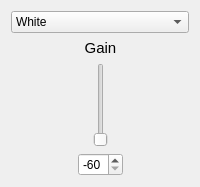
                <widget class="QWidget" name="page_2L_noise">
                 <layout class="QVBoxLayout" name="verticalLayout_3">
                  <item>
                   <layout class="QGridLayout" name="gridLayout_12">
                    <item row="0" column="0" colspan="3">
                     <widget class="QComboBox" name="comboBox_noise_2L_name">
                      <item>
                       <property name="text">
                        <string>White</string>
                       </property>
                      </item>
                      <item>
                       <property name="text">
                        <string>Pink</string>
                       </property>
                      </item>
                      <item>
                       <property name="text">
                        <string>Brown</string>
                       </property>
                      </item>
                      <item>
                       <property name="text">
                        <string>Speachlike</string>
                       </property>
                      </item>
                     </widget>
                    </item>
                    <item row="2" column="2">
                     <spacer name="horizontalSpacer_18">
                      <property name="orientation">
                       <enum>Qt::Horizontal</enum>
                      </property>
                      <property name="sizeHint" stdset="0">
                       <size>
                        <width>28</width>
                        <height>20</height>
                       </size>
                      </property>
                     </spacer>
                    </item>
                    <item row="2" column="0">
                     <spacer name="horizontalSpacer_17">
                      <property name="orientation">
                       <enum>Qt::Horizontal</enum>
                      </property>
                      <property name="sizeHint" stdset="0">
                       <size>
                        <width>28</width>
                        <height>20</height>
                       </size>
                      </property>
                     </spacer>
                    </item>
                    <item row="2" column="1" alignment="Qt::AlignHCenter">
                     <widget class="QSlider" name="verticalSlider_2L_noise_Gain">
                      <property name="sizePolicy">
                       <sizepolicy hsizetype="Expanding" vsizetype="Expanding">
                        <horstretch>0</horstretch>
                        <verstretch>0</verstretch>
                       </sizepolicy>
                      </property>
                      <property name="minimum">
                       <number>-60</number>
                      </property>
                      <property name="maximum">
                       <number>20</number>
                      </property>
                      <property name="sliderPosition">
                       <number>-60</number>
                      </property>
                      <property name="orientation">
                       <enum>Qt::Vertical</enum>
                      </property>
                     </widget>
                    </item>
                    <item row="1" column="1">
                     <widget class="QLabel" name="label_10">
                      <property name="font">
                       <font>
                        <pointsize>11</pointsize>
                       </font>
                      </property>
                      <property name="text">
                       <string>Gain</string>
                      </property>
                      <property name="alignment">
                       <set>Qt::AlignCenter</set>
                      </property>
                     </widget>
                    </item>
                    <item row="3" column="1">
                     <widget class="QSpinBox" name="spinBox_2L_noise_showGain">
                      <property name="minimum">
                       <number>-60</number>
                      </property>
                      <property name="maximum">
                       <number>20</number>
                      </property>
                      <property name="value">
                       <number>-60</number>
                      </property>
                     </widget>
                    </item>
                   </layout>
                  </item>
                 </layout>
                </widget>
